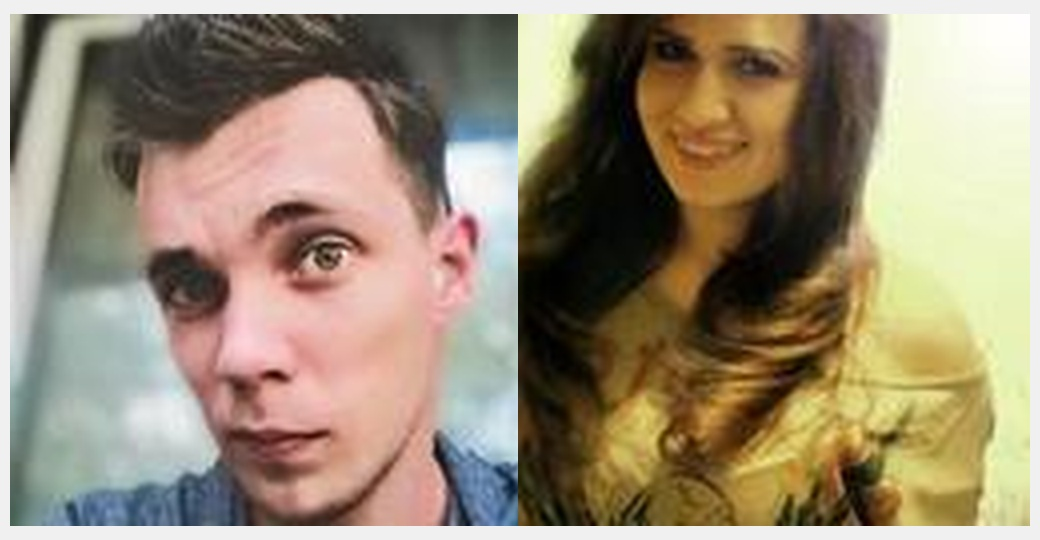
#> input picture tests/data/e2e-face-input/groups/group_ab_001.jpg, 1040 x 540 px
$ python -i export_templates.py   (imports and definitions only)
#> lines starting #> are read from the running program, lines starting #| are printed output that depends on the picture
#> further down, picture is the input picture: PIL image 1040x540 RGB; mean R, G, B 154.5, 140.1, 117.5
from __future__ import annotations

from collections import Counter
from collections import defaultdict
from dataclasses import dataclass
from datetime import datetime
from functools import lru_cache
from pathlib import Path
import math
import os
import logging
import shutil
import sqlite3
import subprocess
import threading
import time
import uuid

from PIL import ExifTags
from PIL import Image
from PIL import ImageOps

# [6 lines not run here, left out]

from hikbox_pictures.product.scan_shared import utc_now_text
from hikbox_pictures.product.sources import WorkspaceContext


BURST_PICK_ALGORITHM_VERSION = "visual_fingerprint_v2_multifeature_recall_merge_v3"


class ExportTemplateError(RuntimeError):
    """导出模板数据访问失败。"""


class ExportTemplateValidationError(ExportTemplateError):
    """导出模板校验失败。"""

    def __init__(self, message: str, *, code: str) -> None:
        super().__init__(message)
        self.code = code


# Test-only hook called after each file copy during export.
# [1 line that did not run here, left out]
EXPORT_LIVE_PHOTO_SWIFT_PATH = Path(__file__).resolve().with_name("export_live_photo.swift")


# [3 lines that did not run here, left out]


def _ensure_tool(name: str) -> None:
    if shutil.which(name) is None:
        raise RuntimeError(f"找不到依赖工具：{name}")


# [22 lines left out: function run_live_photo_export_helper, not called in this run]


@dataclass(frozen=True)
class EligiblePerson:
    person_id: str
    display_name: str
    sample_count: int


@dataclass(frozen=True)
class ExportTemplateListItem:
    template_id: str
    name: str
    output_root: str
    status: str
    created_at: str
    person_count: int
    person_ids: list[str]
    person_names: list[str]


@dataclass(frozen=True)
class ExportTemplateCreateResult:
    template_id: str


@dataclass(frozen=True)
class ExportTemplateDetail:
    template_id: str
    name: str
    output_root: str
    status: str
    created_at: str
    person_ids: list[str]


@dataclass(frozen=True)
class PreviewAsset:
    asset_id: int
    file_name: str
    capture_month: str
    context_url: str
    representative_person_id: str
    is_live: bool


@dataclass(frozen=True)
class PreviewMonthBucket:
    month: str
    total_count: int
    only_assets: list[PreviewAsset]
    group_assets: list[PreviewAsset]


@dataclass(frozen=True)
class PreviewResult:
    total_count: int
    only_count: int
    group_count: int
    month_buckets: list[PreviewMonthBucket]


@dataclass(frozen=True)
class BurstPickAsset:
    asset_id: int
    file_name: str
    bucket: str
    month: str
    context_url: str
    original_url: str
    is_live: bool


@dataclass(frozen=True)
class BurstPickEdge:
    asset_ids: tuple[int, int]
    edge_type: str
    confidence: float
    phash_hamming: int
    dhash_hamming: int
    center_phash_hamming: int
    block_match_ratio: float
    capture_time_delta_seconds: float | None
    normalized_device_match: bool | None


@dataclass(frozen=True)
class BurstPickGroup:
    group_key: str
    assets: list[BurstPickAsset]
    edges: list[BurstPickEdge]


@dataclass(frozen=True)
class BurstPickResult:
    template_id: str
    status: str
    run_id: int | None
    groups: list[BurstPickGroup]
    skipped_missing_or_unreadable_count: int
    total_candidate_count: int
    processed_candidate_count: int
    error_message: str | None


@dataclass(frozen=True)
class BurstPickSubmitResult:
    abandoned_asset_ids: list[int]
    kept_asset_ids: list[int]
    created_count: int
    already_abandoned_count: int


@dataclass(frozen=True)
class _BurstCandidateAsset:
    asset_id: int
    file_name: str
    absolute_path: str
    bucket: str
    month: str
    context_url: str
    is_live: bool


@dataclass(frozen=True)
class _VisualFingerprint:
    dhash_bits: tuple[int, ...]
    global_phash_bits: tuple[int, ...]
    center_phash_bits: tuple[int, ...]
    block_phash_bits: tuple[tuple[int, ...], ...]
    event_time: datetime | None
    normalized_device: tuple[str, str] | None
    width: int
    height: int
    file_size: int


@dataclass(frozen=True)
class _PairMetrics:
    dhash_hamming: int
    phash_hamming: int
    center_phash_hamming: int
    block_match_ratio: float
    capture_time_delta_seconds: float | None
    normalized_device_match: bool | None


@dataclass(frozen=True)
class PreviewAssetFace:
    face_observation_id: int
    assignment_id: int
    person_id: str
    person_display_name: str | None
    crop_url: str
    context_url: str


@dataclass(frozen=True)
class PersonFaceGroup:
    person_id: str
    display_name: str
    faces: list[PreviewAssetFace]


@dataclass(frozen=True)
class PreviewAssetDetail:
    asset_id: int
    file_name: str
    template_id: str
    template_name: str
    person_groups: list[PersonFaceGroup]


@dataclass(frozen=True)
class ExportRunListItem:
    run_id: int
    template_id: str
    status: str
    started_at: str
    completed_at: str | None
    copied_count: int
    skipped_count: int


@dataclass(frozen=True)
class ExportDeliveryItem:
    delivery_id: int
    asset_id: int
    target_path: str
    result: str
    mov_result: str


@dataclass(frozen=True)
class ExportRunDetail:
    run_id: int
    template_id: str
    template_name: str
    status: str
    started_at: str
    completed_at: str | None
    copied_count: int
    skipped_count: int
    deliveries: list[ExportDeliveryItem]


# [733 lines left out: functions is_export_running, assert_no_running_export, cleanup_stale_export_runs, load_eligible_persons_for_template, load_export_templates_list, create_export_template and 6 more, not called in this run]


_EXIF_NAME_BY_ID = {value: key for key, value in ExifTags.TAGS.items()}


# [179 lines left out: functions load_export_template_burst_pick, _ensure_burst_pick_run, _burst_pick_failure_injection_active, _run_burst_pick_task, _compute_burst_pick_groups, not called in this run]


def _asset_original_url(asset_id: int) -> str:
    return f"/images/assets/{asset_id}/original"


# [706 lines left out: functions load_asset_original_path, _latest_burst_pick_run_row, _validate_burst_pick_template, _update_burst_pick_run_totals, _persist_burst_pick_run_success, _persist_burst_pick_run_failure and 6 more, not called in this run]


def _compute_block_phash_bits(image: Image.Image) -> tuple[tuple[int, ...], ...]:
    width, height = image.size
#> width = 1040; height = 540
    blocks: list[tuple[int, ...]] = []
    for row in range(4):
        for col in range(4):
            left = math.floor(col * width / 4)
            right = max(left + 1, math.floor((col + 1) * width / 4))
            top = math.floor(row * height / 4)
            bottom = max(top + 1, math.floor((row + 1) * height / 4))
            block = image.crop((left, top, min(right, width), min(bottom, height))).convert("L")
            blocks.append(_compute_phash_bits(block, image_size=16, coefficient_size=4))
#> this loop made 4 passes
#> pass 1, in _compute_phash_bits, `resized = luminance.resize((image_size, image_size), Image.Resampling...`:
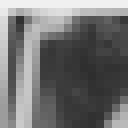
#> resized: PIL image 16x16 L (shown 8 times larger); min 46, max 240, mean 113.5
#> pass 1, in _compute_phash_bits (call 2), `resized = luminance.resize((image_size, image_size), Image.Resampling...`:
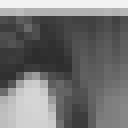
#> resized: PIL image 16x16 L (shown 8 times larger); min 45, max 240, mean 114.8
#> pass 1, in _compute_phash_bits (call 3), `resized = luminance.resize((image_size, image_size), Image.Resampling...`:
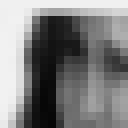
#> resized: PIL image 16x16 L (shown 8 times larger); min 6, max 241, mean 126.7
#> pass 1, in _compute_phash_bits (call 4), `resized = luminance.resize((image_size, image_size), Image.Resampling...`:
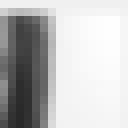
#> resized: PIL image 16x16 L (shown 8 times larger); min 41, max 254, mean 189.4
#> after the loop:
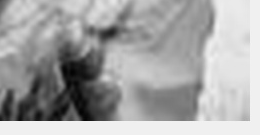
#> block: PIL image 260x135 L; min 4, max 246, mean 165
#> after the loop, blocks = 16 items
    return tuple(blocks)


def _compute_phash_bits(
    luminance: Image.Image,
    *,
    image_size: int,
    coefficient_size: int,
) -> tuple[int, ...]:
    resized = luminance.resize((image_size, image_size), Image.Resampling.BILINEAR)
    pixels = tuple(float(value) for value in resized.getdata())
    coefficients: list[float] = []
    for v in range(coefficient_size):
        for u in range(coefficient_size):
            if u == 0 and v == 0:
                continue
            coefficients.append(_dct_coefficient(pixels, image_size, u, v))
    median = sorted(coefficients)[len(coefficients) // 2]
    return tuple(1 if value > median else 0 for value in coefficients)


@lru_cache(maxsize=None)
def _dct_cosines(size: int) -> tuple[tuple[float, ...], ...]:
    return tuple(
        tuple(math.cos(math.pi * (2 * x + 1) * frequency / (2 * size)) for x in range(size))
        for frequency in range(size)
    )


def _dct_coefficient(
    pixels: tuple[float, ...],
    size: int,
    u: int,
    v: int,
) -> float:
    alpha_u = math.sqrt(1.0 / size) if u == 0 else math.sqrt(2.0 / size)
    alpha_v = math.sqrt(1.0 / size) if v == 0 else math.sqrt(2.0 / size)
    cosines = _dct_cosines(size)
    total = 0.0
    for y in range(size):
        row_offset = y * size
        cos_y = cosines[v][y]
        for x in range(size):
            total += pixels[row_offset + x] * cosines[u][x] * cos_y
    return alpha_u * alpha_v * total


# [27 lines left out: functions _extract_event_time, _extract_normalized_device, not called in this run]


def _normalize_device_part(value: object) -> str:
    return " ".join(str(value or "").strip().lower().split())


# [41 lines left out: functions _build_visual_edge, _pair_metrics, not called in this run]


def _hamming(first: tuple[int, ...], second: tuple[int, ...]) -> int:
    return sum(a != b for a, b in zip(first, second))


# [299 lines left out: functions _block_match_ratio, _classify_pair, _matches_exact_duplicate, _matches_edited_duplicate, _matches_burst_duplicate, _confidence_exact and 9 more, not called in this run]


_export_log = logging.getLogger("hikbox_pictures.export")


# [447 lines left out: functions _create_export_run, _run_export, execute_export, execute_export_async, load_export_runs_for_template, load_export_run_detail and 1 more, not called in this run]

>>> from PIL import Image
>>> picture = Image.open('../../tests/data/e2e-face-input/groups/group_ab_001.jpg')
>>> result = _compute_block_phash_bits(picture)
#> result = 16 items

$ run again, on tests/data/e2e-face-input/groups/group_ab_002.jpg
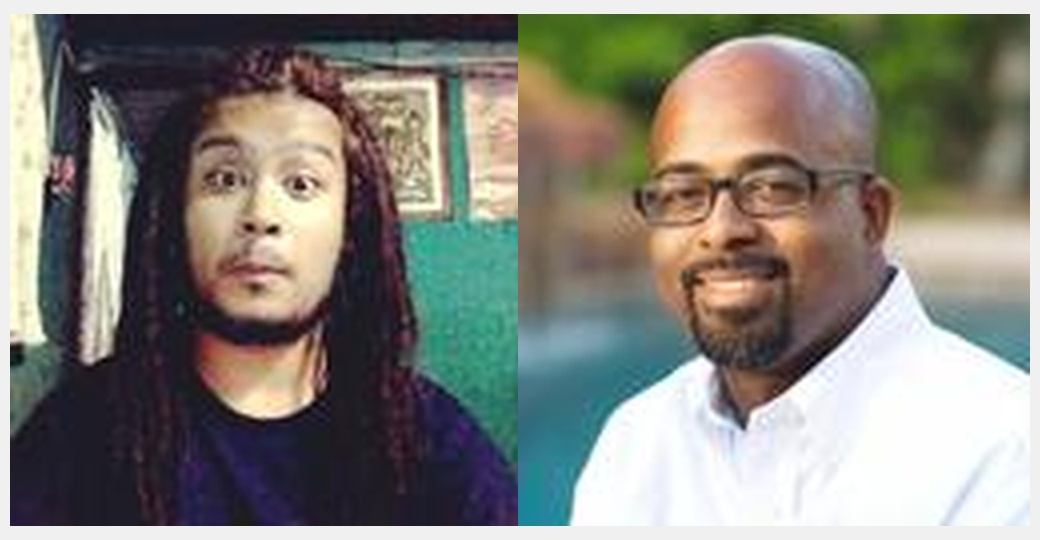
#> input picture tests/data/e2e-face-input/groups/group_ab_002.jpg, 1040 x 540 px
#> picture is the input picture: PIL image 1040x540 RGB; mean R, G, B 133.1, 131.3, 123.4
#> the loop in _compute_block_phash_bits, `for row in range(4):` made 4 passes
#> pass 1, in _compute_phash_bits (call 4), `resized = luminance.resize((image_size, image_size), Image.Resampling...`:
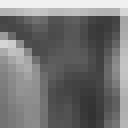
#> resized: PIL image 16x16 L (shown 8 times larger); min 50, max 240, mean 116.6
#> after the loop in _compute_block_phash_bits, `for row in range(4):`:
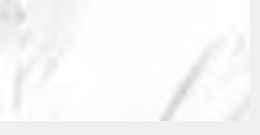
#> block: PIL image 260x135 L; min 205, max 255, mean 248.3
#> after the loop in _compute_block_phash_bits, `for row in range(4):`: blocks = 16 items

$ run again, on tests/data/e2e-face-input/groups/group_ab_003.jpg
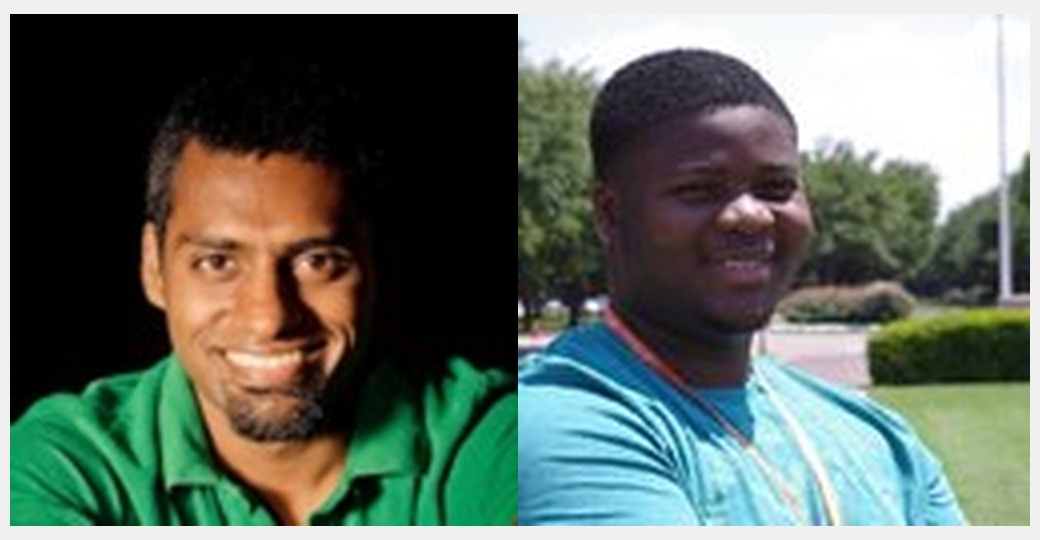
#> input picture tests/data/e2e-face-input/groups/group_ab_003.jpg, 1040 x 540 px
#> picture is the input picture: PIL image 1040x540 RGB; mean R, G, B 96.6, 107.9, 98.6
#> the loop in _compute_block_phash_bits, `for row in range(4):` made 4 passes
#> pass 1, in _compute_phash_bits (call 4), `resized = luminance.resize((image_size, image_size), Image.Resampling...`:
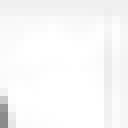
#> resized: PIL image 16x16 L (shown 8 times larger); min 139, max 255, mean 248.7
#> after the loop in _compute_block_phash_bits, `for row in range(4):`:
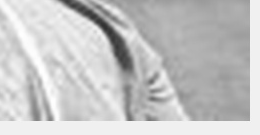
#> block: PIL image 260x135 L; min 49, max 255, mean 197
#> after the loop in _compute_block_phash_bits, `for row in range(4):`: blocks = 16 items

$ run again, on tests/data/e2e-face-input/groups/group_ab_004.jpg
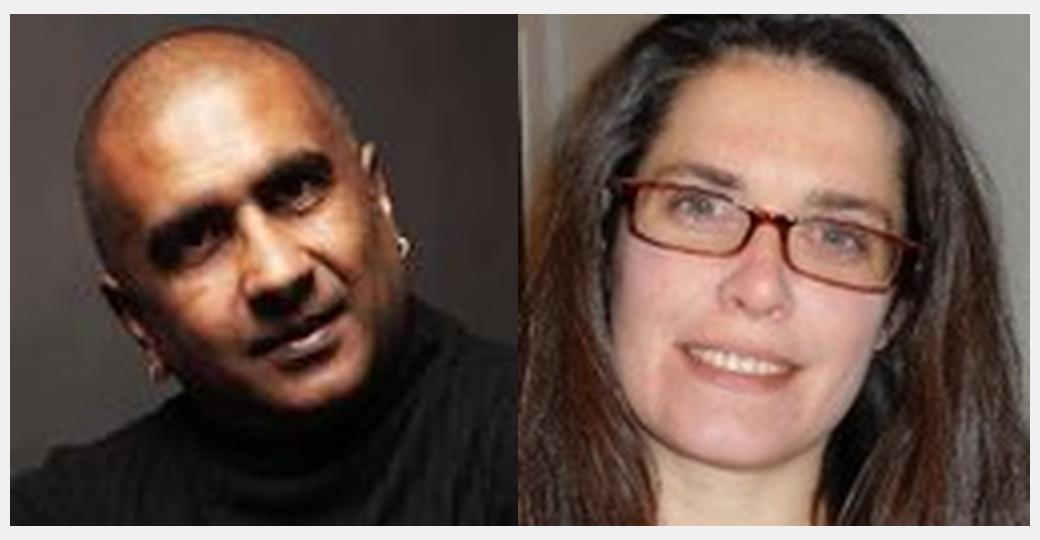
#> input picture tests/data/e2e-face-input/groups/group_ab_004.jpg, 1040 x 540 px
#> picture is the input picture: PIL image 1040x540 RGB; mean R, G, B 109.6, 88.8, 79.7
#> the loop in _compute_block_phash_bits, `for row in range(4):` made 4 passes
#> pass 1, in _compute_phash_bits (call 4), `resized = luminance.resize((image_size, image_size), Image.Resampling...`:
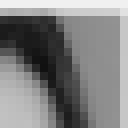
#> resized: PIL image 16x16 L (shown 8 times larger); min 17, max 240, mean 127.4
#> after the loop in _compute_block_phash_bits, `for row in range(4):`:
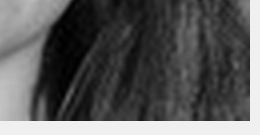
#> block: PIL image 260x135 L; min 0, max 243, mean 89.7
#> after the loop in _compute_block_phash_bits, `for row in range(4):`: blocks = 16 items
